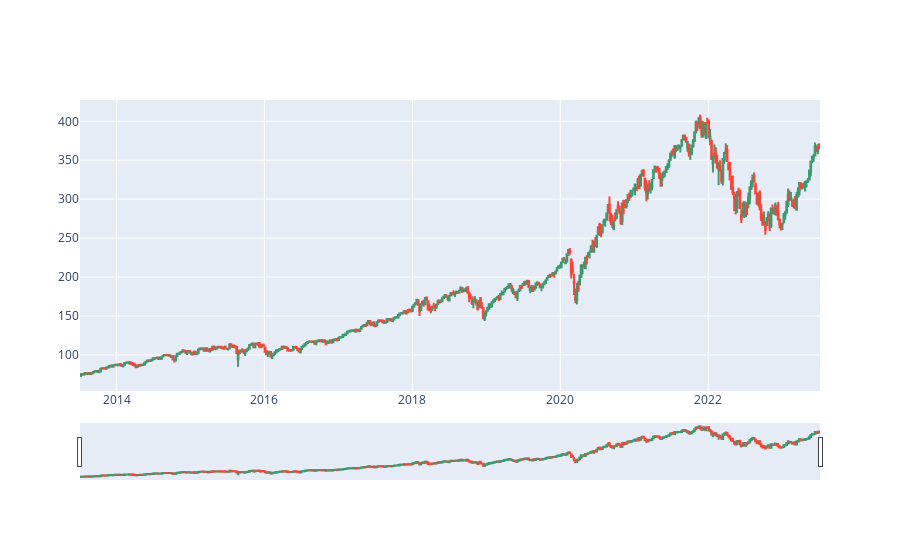

Notebook code for this chart:
### Markdown cell above
# Candlestick and moving average below

### Code cell
tickerlist = 'QQQ'

data = yf.download(tickers=tickerlist, period='120mo', interval='1wk')

fig = go.Figure(data=[go.Candlestick(x=data.index,
                                     open=data['Open'],
                                     high=data['High'],
                                     low=data['Low'],
                                     close=data['Close'])])

fig.show()

data['SMA30'] = data['Close'].rolling(50).mean()
data['Open'].plot(label='Open', color='orange')
data['SMA30'].plot(label='SMA')

#print(ticker)

### Figure 1 — Plotly figure (JSON) as saved in the notebook; plotly's stock layout.template omitted (floating-point values rounded to 4 significant figures; data arrays with more than 128 entries replaced by an {"elided": "..."} marker saying what was removed)
{"data": [{"close": {"elided": "522 float values"}, "high": {"elided": "522 float values"}, "low": {"elided": "522 float values"}, "open": {"elided": "522 float values"}, "type": "candlestick", "x": {"elided": "522 str values"}}], "layout": {}}
